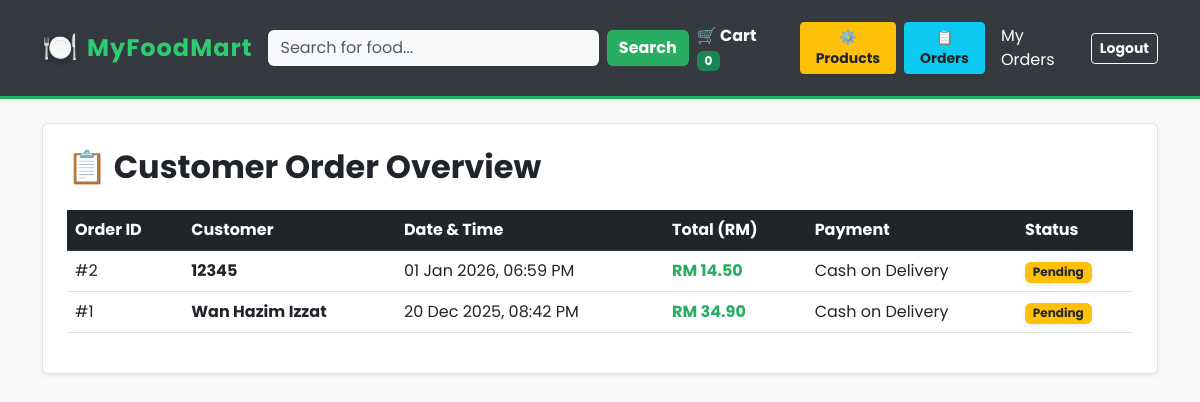
Page /admin_orders.php (signed in) on the committed database.
### tables this page shows
CREATE TABLE `orders` (
  `order_id` int(11) NOT NULL,
  `user_id` int(11) DEFAULT NULL,
  `total_amount` decimal(10,2) DEFAULT NULL,
  `shipping_address` text DEFAULT NULL,
  `payment_method` varchar(50) DEFAULT NULL,
  `order_status` enum('Pending','Preparing','Completed') DEFAULT 'Pending',
  `created_at` datetime DEFAULT current_timestamp()
);

CREATE TABLE `users` (
  `user_id` int(11) NOT NULL,
  `name` varchar(255) NOT NULL,
  `email` varchar(255) NOT NULL,
  `password` varchar(255) NOT NULL,
  `role` enum('user','admin') DEFAULT 'user',
  `created_at` datetime DEFAULT current_timestamp()
);

### admin_orders.php (the view, shortened to what this page needs)
<?php
include 'db_connect.php';
$query = "SELECT o.*, u.name as customer_name
          FROM orders o
          JOIN users u ON o.user_id = u.user_id
          ORDER BY o.created_at DESC";
$result = mysqli_query($conn, $query);
?>
<!DOCTYPE html>
<html lang="en">
<head>
    <link href="https://cdn.jsdelivr.net/npm/bootstrap@5.3.0/dist/css/bootstrap.min.css" rel="stylesheet">
    <link rel="stylesheet" href="style.css">
</head>
<body class="bg-light">
    <?php include 'header.php'; ?>
    <div class="container mt-4">
        <div class="bg-white p-4 rounded shadow-sm border">
            <h2 class="fw-bold text-dark mb-4">📋 Customer Order Overview</h2>
            <div class="table-responsive">
                <table class="table table-hover align-middle">
                    <thead class="table-dark">
                        <tr>
                            <th>Order ID</th>
                            <th>Customer</th>
                            <th>Date & Time</th>
                            <th>Total (RM)</th>
                            <th>Payment</th>
                            <th>Status</th>
                        </tr>
                    </thead>
                    <tbody>
                        <?php while($row = mysqli_fetch_assoc($result)): ?>
                        <tr>
                            <td>#<?php echo $row['order_id']; ?></td>
                            <td class="fw-bold"><?php echo $row['customer_name']; ?></td>
                            <td><?php echo date('d M Y, h:i A', strtotime($row['created_at'])); ?></td>
                            <td class="fw-bold text-success">RM <?php echo number_format($row['total_amount'], 2); ?></td>
                            <td><?php echo $row['payment_method']; ?></td>
                            <td>
                                <?php
                                    $status = $row['order_status'];
                                    $badgeClass = ($status == 'Completed') ? 'bg-success' : 'bg-warning text-dark';
                                ?>
                                <span class="badge <?php echo $badgeClass; ?> shadow-sm">
                                    <?php echo $status; ?>
                                </span>
                            </td>
                        </tr>
                        <?php endwhile; ?>
                    </tbody>
                </table>
            </div>
        </div>
    </div>
</body>
</html>

### style.css (style rules this page uses)
body { background-color: #ffffff; font-family: 'Segoe UI', Tahoma, Geneva, Verdana, sans-serif; }
.text-success { color: #27ae60 !important; }

### header.php (style rules this page uses)
body { font-family: 'Poppins', sans-serif; background-color: #f8f9fa; }

### rows in the picture
orders: order_id "2", user.name "12345", created_at "01 Jan 2026, 06:59 PM", total_amount "14.50", payment_method "Cash on Delivery", order_status "Pending"
orders: order_id "1", user.name "Wan Hazim Izzat", created_at "20 Dec 2025, 08:42 PM", total_amount "34.90", payment_method "Cash on Delivery", order_status "Pending"
